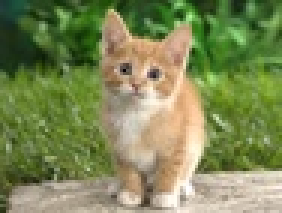
#> input picture CVND/Exercises/3_2_YOLO/images/cat.jpg, 94 x 71 px, shrunk from 480 x 360 before the run, given in place of curved_lane.jpg, which was not available (shown 3 times larger)
$ jupyter execute '2_Finding Edges and Custom Kernels.ipynb'   (shell and % lines are left out)   (text cells are left out)
#> lines starting #> are read from the running program, lines starting #| are printed output that depends on the picture; pictures that were not available may be replaced by others from this repository, and a replacement may not be noted
[cell 1]
import matplotlib.pyplot as plt
import matplotlib.image as mpimg

import cv2
import numpy as np


# Read in the image
image = mpimg.imread('images/curved_lane.jpg')
#> image is the input picture: shape (71, 94, 3); mean R, G, B 125.6, 136, 85.7

plt.imshow(image)

[cell 2]
# Convert to grayscale for filtering
gray = cv2.cvtColor(image, cv2.COLOR_RGB2GRAY)
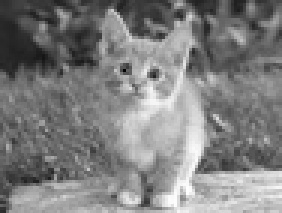
#> gray: shape (71, 94) (shown 3 times larger); min 3, max 254, mean 127.2

plt.imshow(gray, cmap='gray')

[cell 3]
# Create a custom kernel

# 3x3 array for edge detection
sobel_y = np.array([[ -1, -2, -1],
                   [ 0, 0, 0],
                   [ 1, 2, 1]])

## TODO: Create and apply a Sobel x operator
sobel_x = np.array([[-1, 0, 1],
                   [-2, 0, 2],
                   [-1, 0, 1]])

# Filter the image using filter2D, which has inputs: (grayscale image, bit-depth, kernel)
filtered_image = cv2.filter2D(gray, -1, sobel_y)
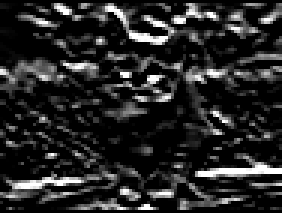
#> filtered_image: shape (71, 94) (shown 3 times larger); min 0, max 255, mean 38.9

plt.imshow(filtered_image, cmap='gray')

[cell 4]
filtered_image = cv2.filter2D(gray, 10, sobel_y)
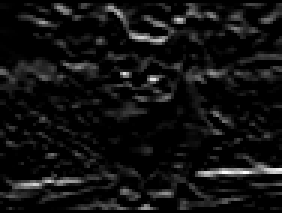
#> filtered_image: shape (71, 94) uint16 (shown 3 times larger); min 0, max 597, mean 41.5; drawn with min black and max white

plt.imshow(filtered_image, cmap='gray')

[cell 5]
sobel_y = np.array([[ 2, 1, 0, -1, -2],
                   [ 3, 2, 0, -2, -3],
                   [ 4, 3, 0, -3, -4],
                   [3, 2, 0, -2, -3],
                   [2, 1,  0, -1,  -2]])

filtered_image = cv2.filter2D(gray, -1, sobel_y)
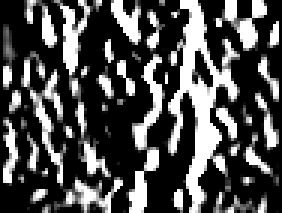
#> filtered_image: shape (71, 94) (shown 3 times larger); min 0, max 255, mean 79.2

plt.imshow(filtered_image, cmap='gray')

[cell 6]
import os

def search(dirname):
#> called with dirname = 'images/'
    filenames = os.listdir(dirname)
    for filename in filenames:
        full_filename = os.path.join(dirname, filename)
        print (full_filename)

search("images/")

[cell 7]
image2 = mpimg.imread('images/white_lines.jpg')
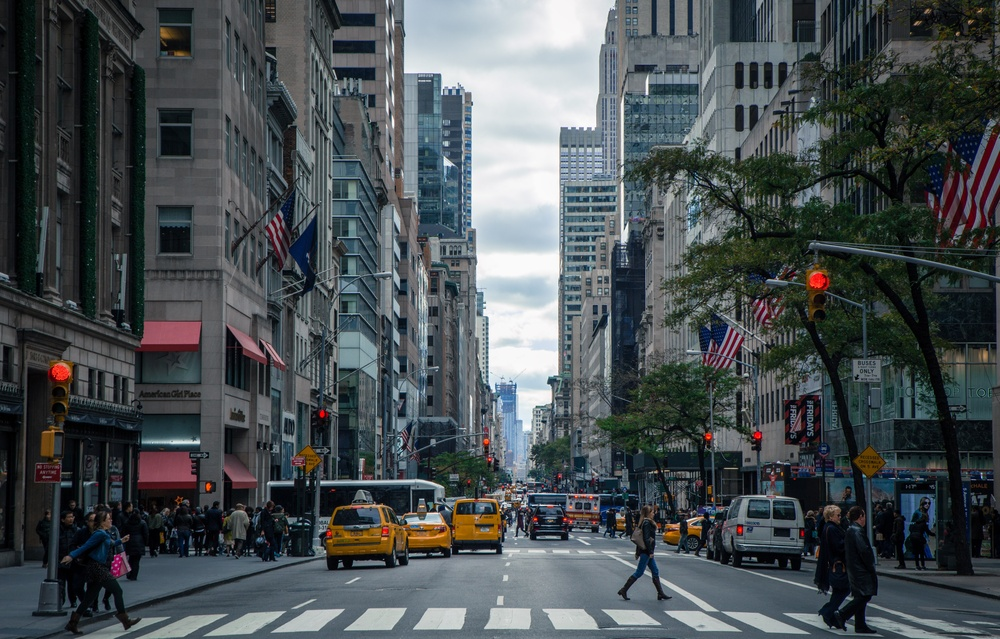
#> input picture CVND/Exercises/3_2_YOLO/images/city_scene.jpg, 1000 x 639 px, shrunk from 5088 x 3253 before the run, given in place of white_lines.jpg, which was not available
#> image2 is the input picture: shape (639, 1000, 3); mean R, G, B 73.2, 79.9, 82.6
gray2 = cv2.cvtColor(image2, cv2.COLOR_RGB2GRAY)
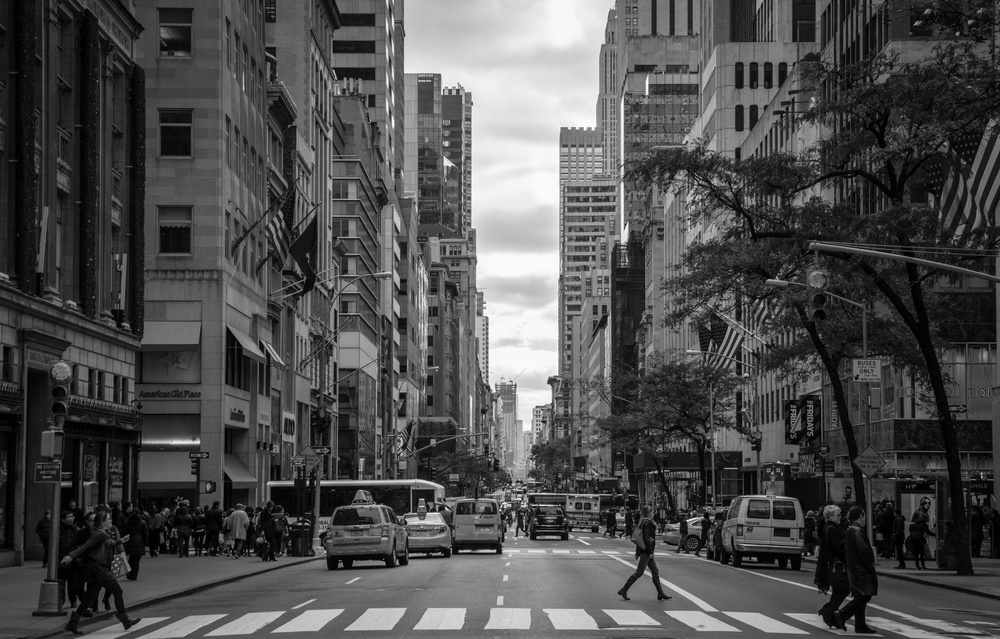
#> gray2: shape (639, 1000); min 0, max 255, mean 78.2
plt.imshow(image, cmap='gray')

[cell 8]
sobel_y = np.array([[ -1, -2, -1],
                   [ 0, 0, 0],
                   [ 1, 2, 1]])

## TODO: Create and apply a Sobel x operator
sobel_x = np.array([[-1, 0, 1],
                   [-2, 0, 2],
                   [-1, 0, 1]])

# Filter the image using filter2D, which has inputs: (grayscale image, bit-depth, kernel)
filtered_image = cv2.filter2D(gray2, -1, sobel_y)
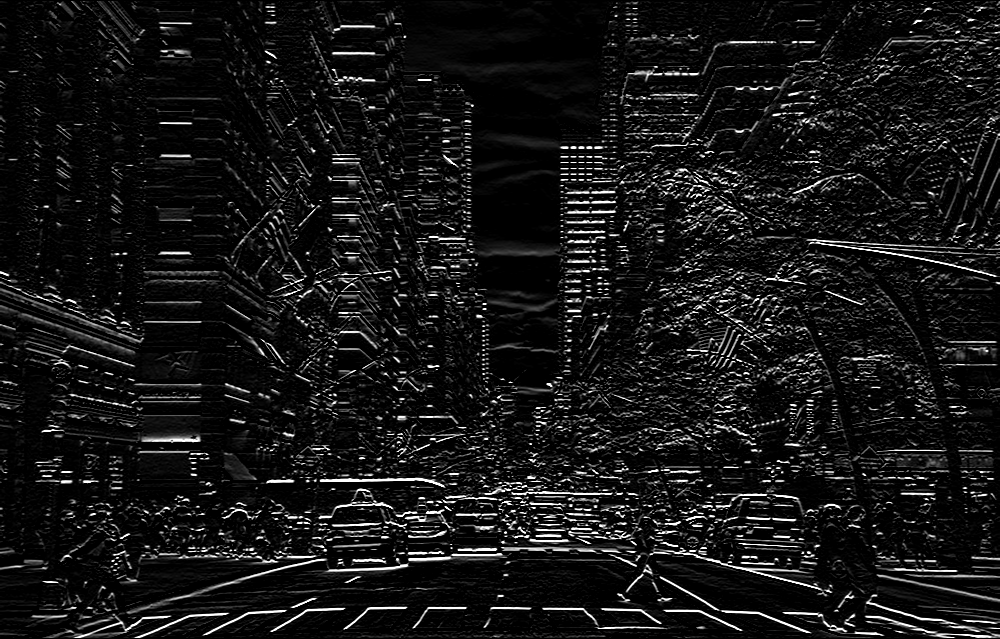
#> filtered_image: shape (639, 1000); min 0, max 255, mean 21.8

plt.imshow(filtered_image, cmap='gray')
